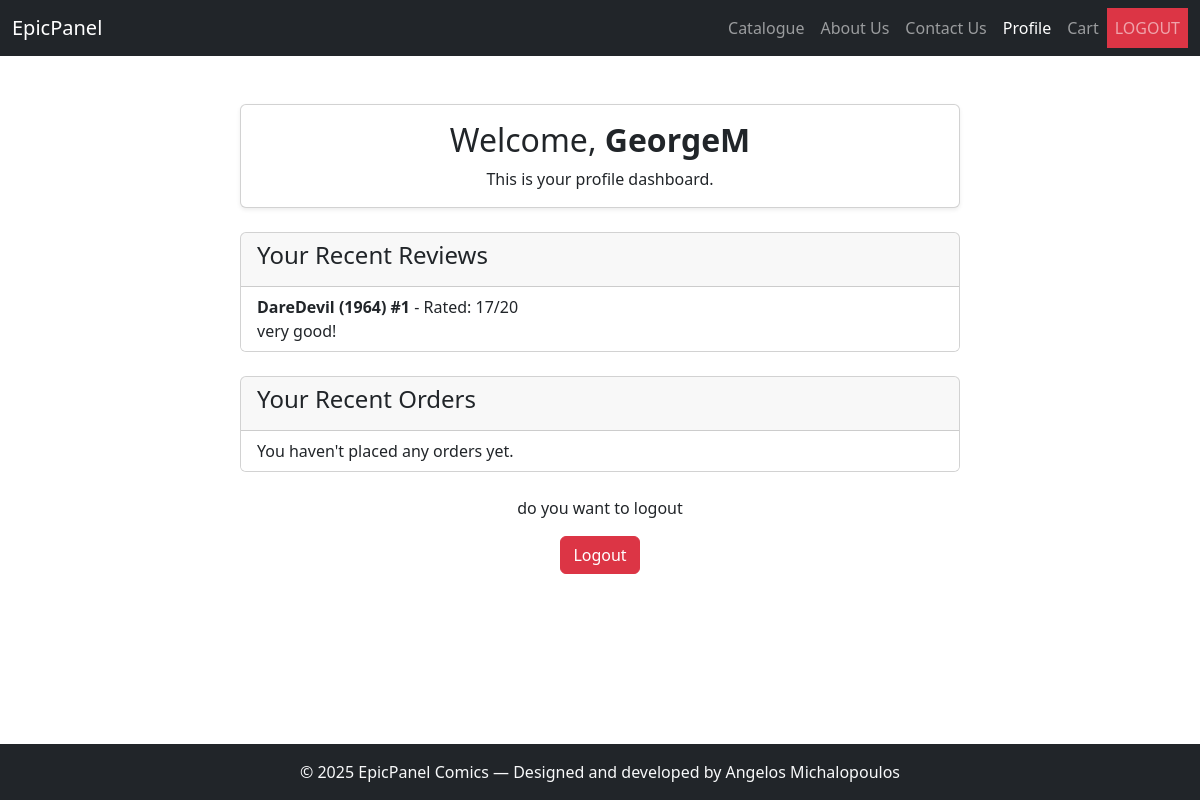
/accounts/profile/ (signed in), run on an earlier commit of the app's database.
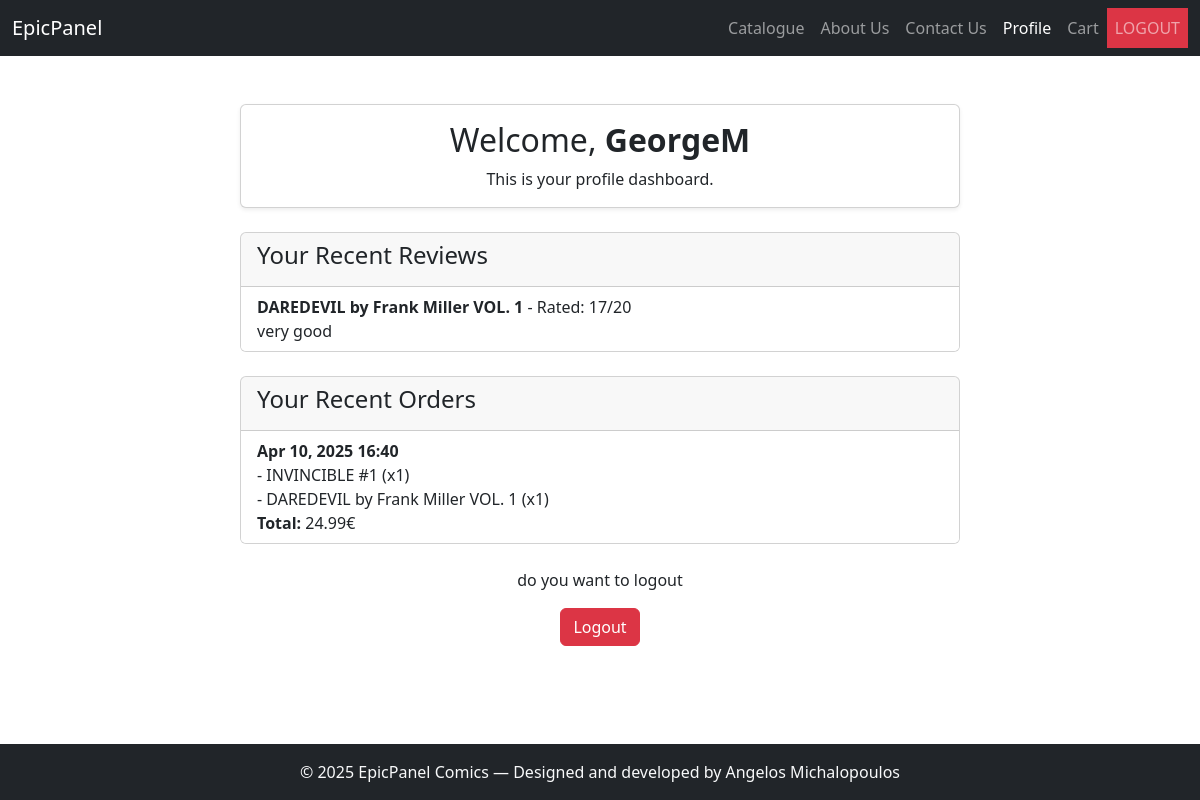
And on a later commit of the database.
### catalogue/models.py (models this page shows, shortened)
class Review(models.Model):
    user = models.ForeignKey(settings.AUTH_USER_MODEL, on_delete=models.CASCADE)
    comic = models.ForeignKey(ComicBook, on_delete=models.CASCADE, related_name='reviews')
    rating = models.PositiveIntegerField()
    comment = models.TextField(blank=True)
    created = models.DateTimeField(auto_now_add=True)
    class Meta:
        unique_together = ('user', 'comic')

class ComicBook(models.Model):
    title = models.CharField(max_length=200)
    author = models.CharField(max_length=100)
    publisher = models.ForeignKey(Publisher, on_delete=models.CASCADE)
    category = models.ForeignKey(Category, on_delete=models.CASCADE)
    genre = models.CharField(max_length=100)
    price = models.DecimalField(max_digits=6, decimal_places=2)
    stock = models.IntegerField()
    image = models.ImageField(upload_to='comics/')
    description = models.TextField()

### cart/models.py (models this page shows, shortened)
class Order(models.Model):
    user = models.ForeignKey(settings.AUTH_USER_MODEL, on_delete=models.CASCADE)
    created = models.DateTimeField(auto_now_add=True)
    def get_total_cost(self):
        return sum(item.get_cost() for item in self.items.all())

class OrderItem(models.Model):
    order = models.ForeignKey(Order, related_name='items', on_delete=models.CASCADE)
    comic = models.ForeignKey(ComicBook, on_delete=models.CASCADE)
    price = models.DecimalField(max_digits=6, decimal_places=2)
    quantity = models.PositiveIntegerField(default=1)
    def get_cost(self):
        return self.price * self.quantity

### accounts/views.py (the view)
# urls.py: path('accounts/profile/', views.profile, name='profile'),
@login_required
def profile(request):
    recent_reviews = Review.objects.filter(user=request.user).order_by('-id')[:5]
    recent_orders = Order.objects.filter(user=request.user).order_by('-created')[:5]
    return render(request, 'accounts/profile.html', {
        'recent_reviews': recent_reviews,
        'recent_orders': recent_orders,
    })

### accounts/templates/accounts/profile.html (shortened to what this page needs)
{% extends 'base.html' %}
{% block content %}
<div class="container">
  <div class="row justify-content-center">
    <div class="col-12 col-lg-8">
      <div class="card shadow-sm mt-4">
        <div class="card-body text-center">
          <h2 class="card-title">Welcome, <strong>{{ user.username }}</strong></h2>
          <p class="card-text">This is your profile dashboard.</p>
        </div>
      </div>
      <div class="card mt-4">
        <div class="card-header">
          <h4>Your Recent Reviews</h4>
        </div>
        <ul class="list-group list-group-flush">
          {% for review in recent_reviews %}
            <li class="list-group-item">
              <strong>{{ review.comic.title }}</strong> - Rated: {{ review.rating }}/20
              <p class="mb-0">{{ review.comment }}</p>
            </li>
          {% empty %}
            <li class="list-group-item">You haven't written any reviews yet.</li>
          {% endfor %}
        </ul>
      </div>
      <div class="card mt-4">
        <div class="card-header">
          <h4>Your Recent Orders</h4>
        </div>
        <ul class="list-group list-group-flush">
          {% for order in recent_orders %}
          <li class="list-group-item">
            <strong>{{ order.created|date:"M d, Y H:i" }}</strong><br>
            {% for item in order.items.all %}
              - {{ item.comic.title }} (x{{ item.quantity }})<br>
            {% endfor %}
            <strong>Total:</strong> {{ order.get_total_cost }}€
          </li>
          {% empty %}
            <li class="list-group-item">You haven't placed any orders yet.</li>
          {% endfor %}
        </ul>
      </div>
      <div class="text-center mt-4">
        <p>do you want to logout</p>
        <form action="{% url 'accounts:logout' %}" method="post" class="d-inline">
          <button type="submit" class="btn btn-danger">Logout</button>
        </form>
      </div>
    </div>
  </div>
</div>
{% endblock %}

What changed in the data, as far as the page shows it:
removed Review: comic "DareDevil (1964) #1", rating "17", comment "very good!"
added Review: comic "DAREDEVIL by Frank Miller VOL. 1", rating "17", comment "very good"
added Order: created "Apr 10, 2025 16:40", get_total_cost "24.99"
added OrderItem: comic "INVINCIBLE #1", quantity "1"
added OrderItem: comic "DAREDEVIL by Frank Miller VOL. 1", quantity "1"
Also different on the page:
text no longer shown: "You haven't placed any orders yet."
